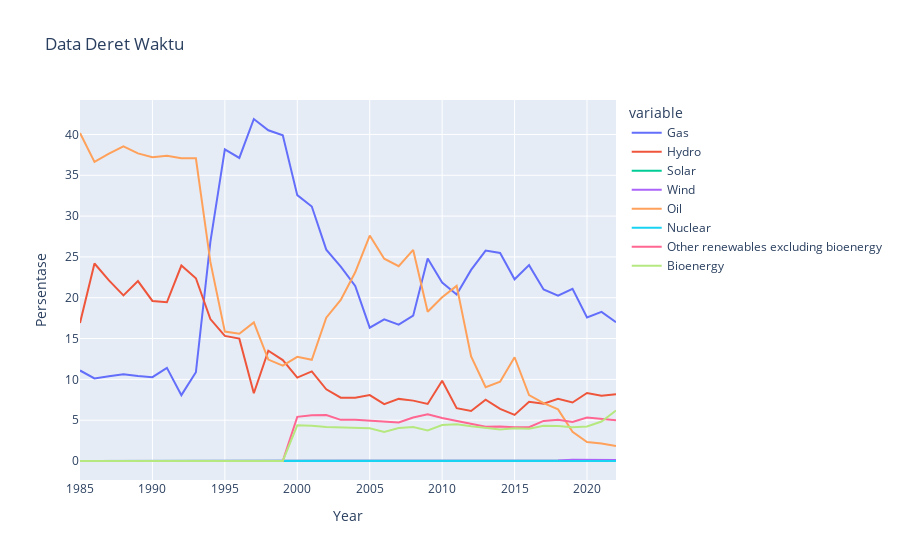
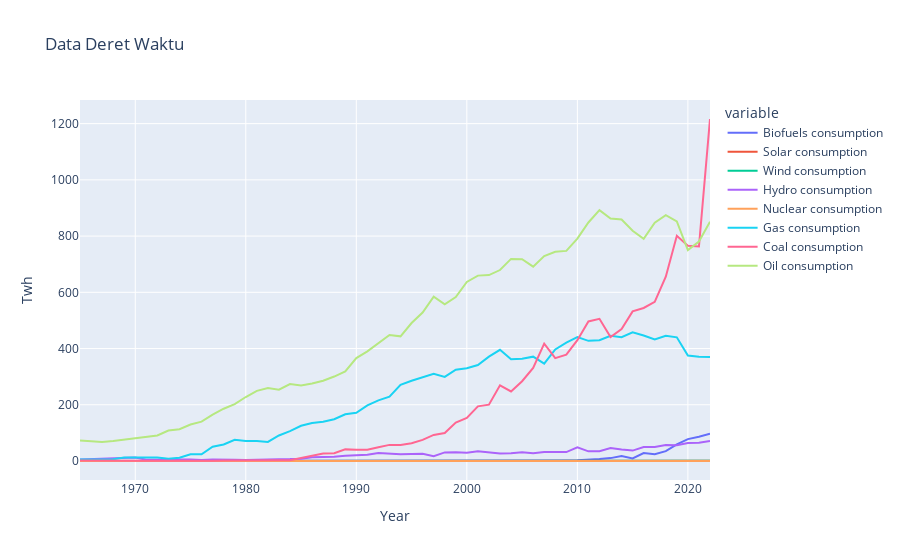

Notebook cell for these charts, in order:
### Code cell
fig1 = px.line(share_cons, x='Year', y=share_cons.columns[2:], title='Data Deret Waktu')
fig1.update_yaxes(title_text="Persentase")
fig2 = px.line(cons_source, x='Year', y=cons_source.columns[2:], title='Data Deret Waktu')
fig2.update_yaxes(title_text="Twh")
fig1.show()
fig2.show()
